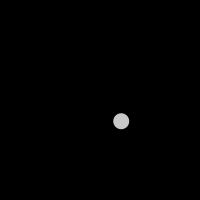
Frame 1 (no input)
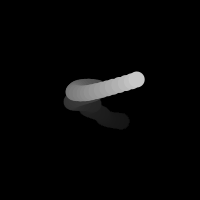
Frame 60 (the mouse pressed at the canvas centre just before this capture)
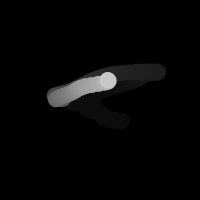
Frame 120 (the mouse held since frame 60 and released just before this capture)

The Processing sketch that drew these frames (run headless with seeded random() and noise(); from frame 60 on, the mouse is pressed at the canvas centre):

// Processing sketch: assignment2_5
// ── assignment2_5.pde
/* This program has been modified by Jasper Bosschart (s2562685) & Marina Stefanova (s2610604), assignment 2.1 from module 4 CreaTe 2021 */
// Daniel Shiffman
// The Nature of Code
// http://natureofcode.com

float xoff = 0.0;
float xincrement = 0.03; 
float yoff = 0.0;
float yincrement = 0.01; 

void setup() {
  size(200,200);
  background(0);
  noStroke();
}

void draw() {
  // Create an alpha blended background
  fill(0, 10);
  rect(0,0,width,height);
  
  // Get a noise value based on xoff and scale it according to the window's width
  float n = noise(xoff)*width;
  
    // Get a noise value based on xoff and scale it according to the window's width
  float p = noise(yoff)*height;
  
  // With each cycle, increment xoff
  xoff += xincrement;
  
    // With each cycle, increment yoff
  yoff += yincrement;
  
  // Draw the ellipse at the value produced by perlin noise
  fill(200);
  ellipse(n,p,16,16);
}
